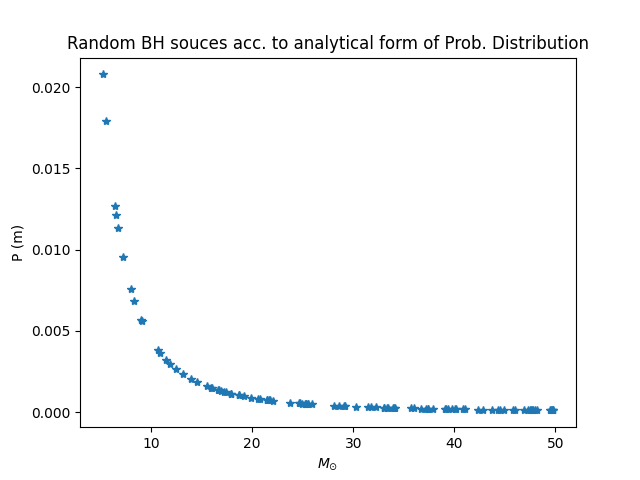

This figure's Python source:
import numpy as np
import matplotlib.pyplot as plt
import random

intbhlist = np.random.uniform(5,50,size=100)

prob = 1/intbhlist**2.35

def distribution(m):
	return 1/m**2.35 
	
plt.plot(intbhlist,distribution(intbhlist),'*')
plt.xlabel (r'$M_{\odot}$')
plt.ylabel ('P (m)')
plt.title('Random BH souces acc. to analytical form of Prob. Distribution')
plt.show()


 #plt.plot(intbhlist,distribution(intbhlist),'*',intbhlist,distribution(random_bh),'*')
#plt.hist(intbhlist, weights=prob, bins= len (intbhlist))

#plt.title('100 random BH')
#plt.ylabel('P(m)')
#plt.xlabel('Indices')
#plt.savefig ('100 values.jpg')
#plt.show()
